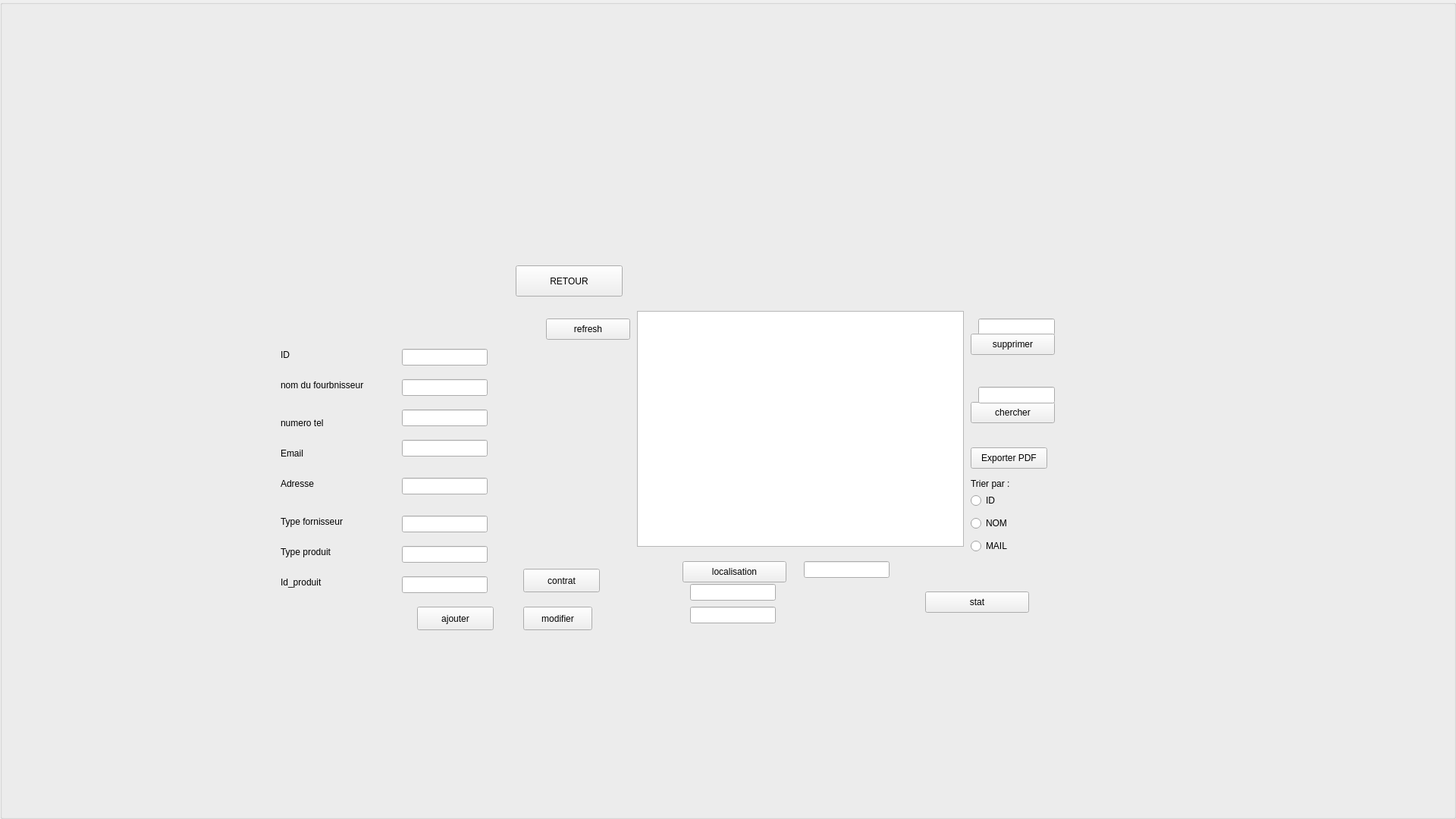
   <widget class="QGroupBox" name="gestion_fournisseur">
    <property name="geometry">
     <rect>
      <x>0</x>
      <y>0</y>
      <width>1920</width>
      <height>1080</height>
     </rect>
    </property>
    <property name="title">
     <string/>
    </property>
    <widget class="QLabel" name="bg_4">
     <property name="geometry">
      <rect>
       <x>0</x>
       <y>0</y>
       <width>1920</width>
       <height>1080</height>
      </rect>
     </property>
     <property name="text">
      <string/>
     </property>
     <property name="pixmap">
      <pixmap>../../../Documents/gestionqt/gestionqt/x.jpeg</pixmap>
     </property>
    </widget>
    <widget class="QLineEdit" name="prod">
     <property name="geometry">
      <rect>
       <x>530</x>
       <y>760</y>
       <width>113</width>
       <height>22</height>
      </rect>
     </property>
    </widget>
    <widget class="QLineEdit" name="mail_2">
     <property name="geometry">
      <rect>
       <x>530</x>
       <y>580</y>
       <width>113</width>
       <height>22</height>
      </rect>
     </property>
    </widget>
    <widget class="QPushButton" name="ajouter">
     <property name="geometry">
      <rect>
       <x>550</x>
       <y>800</y>
       <width>101</width>
       <height>31</height>
      </rect>
     </property>
     <property name="text">
      <string>ajouter</string>
     </property>
    </widget>
    <widget class="QLabel" name="label_32">
     <property name="geometry">
      <rect>
       <x>370</x>
       <y>460</y>
       <width>91</width>
       <height>16</height>
      </rect>
     </property>
     <property name="text">
      <string>ID</string>
     </property>
    </widget>
    <widget class="QLineEdit" name="typef">
     <property name="geometry">
      <rect>
       <x>530</x>
       <y>680</y>
       <width>113</width>
       <height>22</height>
      </rect>
     </property>
    </widget>
    <widget class="QPushButton" name="contrat">
     <property name="geometry">
      <rect>
       <x>690</x>
       <y>750</y>
       <width>101</width>
       <height>31</height>
      </rect>
     </property>
     <property name="text">
      <string>contrat</string>
     </property>
    </widget>
    <widget class="QLineEdit" name="nom">
     <property name="geometry">
      <rect>
       <x>530</x>
       <y>500</y>
       <width>113</width>
       <height>22</height>
      </rect>
     </property>
    </widget>
    <widget class="QLabel" name="label_33">
     <property name="geometry">
      <rect>
       <x>370</x>
       <y>720</y>
       <width>91</width>
       <height>16</height>
      </rect>
     </property>
     <property name="text">
      <string>Type produit</string>
     </property>
    </widget>
    <widget class="QLineEdit" name="ID">
     <property name="geometry">
      <rect>
       <x>530</x>
       <y>460</y>
       <width>113</width>
       <height>22</height>
      </rect>
     </property>
    </widget>
    <widget class="QLabel" name="label_34">
     <property name="geometry">
      <rect>
       <x>370</x>
       <y>500</y>
       <width>131</width>
       <height>16</height>
      </rect>
     </property>
     <property name="text">
      <string>nom du fourbnisseur</string>
     </property>
    </widget>
    <widget class="QLineEdit" name="typep">
     <property name="geometry">
      <rect>
       <x>530</x>
       <y>720</y>
       <width>113</width>
       <height>22</height>
      </rect>
     </property>
    </widget>
    <widget class="QLabel" name="label_35">
     <property name="geometry">
      <rect>
       <x>370</x>
       <y>590</y>
       <width>91</width>
       <height>16</height>
      </rect>
     </property>
     <property name="text">
      <string>Email</string>
     </property>
    </widget>
    <widget class="QLabel" name="label_36">
     <property name="geometry">
      <rect>
       <x>370</x>
       <y>760</y>
       <width>91</width>
       <height>16</height>
      </rect>
     </property>
     <property name="text">
      <string>Id_produit</string>
     </property>
    </widget>
    <widget class="QLabel" name="label_37">
     <property name="geometry">
      <rect>
       <x>370</x>
       <y>680</y>
       <width>91</width>
       <height>16</height>
      </rect>
     </property>
     <property name="text">
      <string>Type fornisseur</string>
     </property>
    </widget>
    <widget class="QLabel" name="label_38">
     <property name="geometry">
      <rect>
       <x>370</x>
       <y>630</y>
       <width>91</width>
       <height>16</height>
      </rect>
     </property>
     <property name="text">
      <string>Adresse</string>
     </property>
    </widget>
    <widget class="QLabel" name="label_39">
     <property name="geometry">
      <rect>
       <x>370</x>
       <y>550</y>
       <width>91</width>
       <height>16</height>
      </rect>
     </property>
     <property name="text">
      <string>numero tel</string>
     </property>
    </widget>
    <widget class="QLineEdit" name="adresse">
     <property name="geometry">
      <rect>
       <x>530</x>
       <y>630</y>
       <width>113</width>
       <height>22</height>
      </rect>
     </property>
    </widget>
    <widget class="QPushButton" name="modifier_2">
     <property name="geometry">
      <rect>
       <x>690</x>
       <y>800</y>
       <width>91</width>
       <height>31</height>
      </rect>
     </property>
     <property name="text">
      <string>modifier</string>
     </property>
    </widget>
    <widget class="QLineEdit" name="num">
     <property name="geometry">
      <rect>
       <x>530</x>
       <y>540</y>
       <width>113</width>
       <height>22</height>
      </rect>
     </property>
    </widget>
    <widget class="QLineEdit" name="SUP">
     <property name="geometry">
      <rect>
       <x>1290</x>
       <y>420</y>
       <width>101</width>
       <height>22</height>
      </rect>
     </property>
    </widget>
    <widget class="QRadioButton" name="radioButton_3">
     <property name="geometry">
      <rect>
       <x>1280</x>
       <y>710</y>
       <width>97</width>
       <height>20</height>
      </rect>
     </property>
     <property name="text">
      <string>MAIL</string>
     </property>
    </widget>
    <widget class="QLineEdit" name="longitudeLabel">
     <property name="geometry">
      <rect>
       <x>910</x>
       <y>800</y>
       <width>113</width>
       <height>22</height>
      </rect>
     </property>
    </widget>
    <widget class="QRadioButton" name="radioButton_2">
     <property name="geometry">
      <rect>
       <x>1280</x>
       <y>680</y>
       <width>97</width>
       <height>20</height>
      </rect>
     </property>
     <property name="text">
      <string>NOM</string>
     </property>
    </widget>
    <widget class="QPushButton" name="chercher_2">
     <property name="geometry">
      <rect>
       <x>1280</x>
       <y>530</y>
       <width>111</width>
       <height>28</height>
      </rect>
     </property>
     <property name="text">
      <string>chercher</string>
     </property>
    </widget>
    <widget class="QPushButton" name="suprimer_2">
     <property name="geometry">
      <rect>
       <x>1280</x>
       <y>440</y>
       <width>111</width>
       <height>28</height>
      </rect>
     </property>
     <property name="text">
      <string>supprimer</string>
     </property>
    </widget>
    <widget class="QLineEdit" name="locationInput">
     <property name="geometry">
      <rect>
       <x>1060</x>
       <y>740</y>
       <width>113</width>
       <height>22</height>
      </rect>
     </property>
    </widget>
    <widget class="QLineEdit" name="cher">
     <property name="geometry">
      <rect>
       <x>1290</x>
       <y>510</y>
       <width>101</width>
       <height>22</height>
      </rect>
     </property>
    </widget>
    <widget class="QPushButton" name="pdf">
     <property name="geometry">
      <rect>
       <x>1280</x>
       <y>590</y>
       <width>101</width>
       <height>28</height>
      </rect>
     </property>
     <property name="text">
      <string>Exporter PDF</string>
     </property>
    </widget>
    <widget class="QTableView" name="tableView_3">
     <property name="geometry">
      <rect>
       <x>840</x>
       <y>410</y>
       <width>431</width>
       <height>311</height>
      </rect>
     </property>
    </widget>
    <widget class="QLabel" name="label_40">
     <property name="geometry">
      <rect>
       <x>1280</x>
       <y>630</y>
       <width>56</width>
       <height>16</height>
      </rect>
     </property>
     <property name="text">
      <string>Trier par :</string>
     </property>
    </widget>
    <widget class="QRadioButton" name="radioButton">
     <property name="geometry">
      <rect>
       <x>1280</x>
       <y>650</y>
       <width>97</width>
       <height>20</height>
      </rect>
     </property>
     <property name="text">
      <string>ID</string>
     </property>
    </widget>
    <widget class="QPushButton" name="getlocation">
     <property name="geometry">
      <rect>
       <x>900</x>
       <y>740</y>
       <width>137</width>
       <height>28</height>
      </rect>
     </property>
     <property name="text">
      <string>localisation</string>
     </property>
    </widget>
    <widget class="QLineEdit" name="latitudeLabel">
     <property name="geometry">
      <rect>
       <x>910</x>
       <y>770</y>
       <width>113</width>
       <height>22</height>
      </rect>
     </property>
    </widget>
    <widget class="QPushButton" name="stat_2">
     <property name="geometry">
      <rect>
       <x>1220</x>
       <y>780</y>
       <width>137</width>
       <height>28</height>
      </rect>
     </property>
     <property name="text">
      <string>stat</string>
     </property>
    </widget>
    <widget class="QPushButton" name="Retour_5">
     <property name="geometry">
      <rect>
       <x>680</x>
       <y>350</y>
       <width>141</width>
       <height>41</height>
      </rect>
     </property>
     <property name="text">
      <string>RETOUR</string>
     </property>
    </widget>
    <widget class="QPushButton" name="chercher_3">
     <property name="geometry">
      <rect>
       <x>720</x>
       <y>420</y>
       <width>111</width>
       <height>28</height>
      </rect>
     </property>
     <property name="text">
      <string>refresh</string>
     </property>
    </widget>
   </widget>
